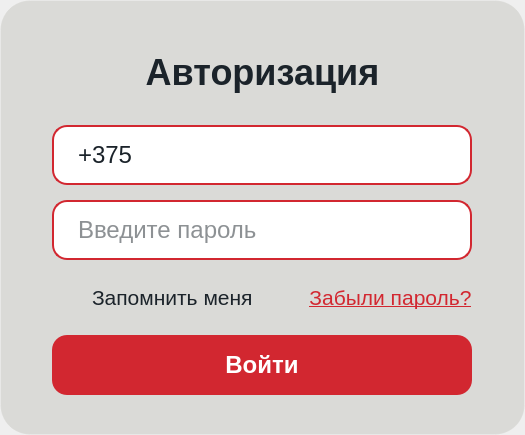
<?xml version="1.0" encoding="UTF-8"?>
<ui version="4.0">
 <class>Form</class>
 <widget class="QWidget" name="Form">
  <property name="geometry">
   <rect>
    <x>0</x>
    <y>0</y>
    <width>525</width>
    <height>435</height>
   </rect>
  </property>
  <property name="windowTitle">
   <string>Form</string>
  </property>
  <widget class="QWidget" name="centralWidget" native="true">
   <property name="geometry">
    <rect>
     <x>0</x>
     <y>0</y>
     <width>525</width>
     <height>435</height>
    </rect>
   </property>
   <property name="minimumSize">
    <size>
     <width>525</width>
     <height>435</height>
    </size>
   </property>
   <property name="maximumSize">
    <size>
     <width>750</width>
     <height>435</height>
    </size>
   </property>
   <property name="styleSheet">
    <string notr="true">background-color: rgba(217, 217, 214, 0.95);
border-radius: 30px;
border: 1px solid rgba(255, 255, 255, 0.1);</string>
   </property>
   <layout class="QVBoxLayout" name="centralLayout">
    <property name="spacing">
     <number>15</number>
    </property>
    <property name="leftMargin">
     <number>30</number>
    </property>
    <property name="topMargin">
     <number>35</number>
    </property>
    <property name="rightMargin">
     <number>30</number>
    </property>
    <property name="bottomMargin">
     <number>35</number>
    </property>
    <item>
     <widget class="QLabel" name="authTitleLabel">
      <property name="minimumSize">
       <size>
        <width>0</width>
        <height>75</height>
       </size>
      </property>
      <property name="maximumSize">
       <size>
        <width>16777215</width>
        <height>75</height>
       </size>
      </property>
      <property name="styleSheet">
       <string notr="true">color: #1B232A;
font-size: 36px;
font-weight: bold;
background: transparent;
border: none;</string>
      </property>
      <property name="text">
       <string>Авторизация</string>
      </property>
      <property name="alignment">
       <set>Qt::AlignmentFlag::AlignCenter</set>
      </property>
     </widget>
    </item>
    <item alignment="Qt::AlignmentFlag::AlignHCenter">
     <widget class="QLineEdit" name="phoneInput">
      <property name="minimumSize">
       <size>
        <width>420</width>
        <height>60</height>
       </size>
      </property>
      <property name="maximumSize">
       <size>
        <width>525</width>
        <height>60</height>
       </size>
      </property>
      <property name="styleSheet">
       <string notr="true">background-color: white;
border: 2px solid #D22730;
border-radius: 15px;
padding: 12px 22px;
font-size: 24px;
color: #1B232A;
transition: border 0.3s ease;</string>
      </property>
      <property name="text">
       <string>+375</string>
      </property>
      <property name="placeholderText">
       <string>Номер телефона</string>
      </property>
     </widget>
    </item>
    <item alignment="Qt::AlignmentFlag::AlignHCenter">
     <widget class="QWidget" name="passwordContainer" native="true">
      <property name="minimumSize">
       <size>
        <width>420</width>
        <height>60</height>
       </size>
      </property>
      <property name="maximumSize">
       <size>
        <width>525</width>
        <height>60</height>
       </size>
      </property>
      <property name="styleSheet">
       <string notr="true">background: transparent;
border: none;</string>
      </property>
      <layout class="QVBoxLayout" name="passwordContainerLayout">
       <property name="spacing">
        <number>0</number>
       </property>
       <property name="leftMargin">
        <number>0</number>
       </property>
       <property name="topMargin">
        <number>0</number>
       </property>
       <property name="rightMargin">
        <number>0</number>
       </property>
       <property name="bottomMargin">
        <number>0</number>
       </property>
       <item>
        <widget class="QWidget" name="passwordWrapper" native="true">
         <property name="styleSheet">
          <string notr="true">background: transparent;
border: none;</string>
         </property>
         <layout class="QGridLayout" name="passwordWrapperLayout">
          <property name="leftMargin">
           <number>0</number>
          </property>
          <property name="topMargin">
           <number>0</number>
          </property>
          <property name="rightMargin">
           <number>0</number>
          </property>
          <property name="bottomMargin">
           <number>0</number>
          </property>
          <item row="0" column="0">
           <widget class="QLineEdit" name="passwordInput">
            <property name="minimumSize">
             <size>
              <width>420</width>
              <height>60</height>
             </size>
            </property>
            <property name="maximumSize">
             <size>
              <width>525</width>
              <height>60</height>
             </size>
            </property>
            <property name="styleSheet">
             <string notr="true">background-color: white;
border: 2px solid #D22730;
border-radius: 15px;
padding: 12px 50px 12px 22px;
font-size: 24px;
color: #1B232A;
transition: border 0.3s ease;</string>
            </property>
            <property name="echoMode">
             <enum>QLineEdit::EchoMode::Password</enum>
            </property>
            <property name="placeholderText">
             <string>Введите пароль</string>
            </property>
           </widget>
          </item>
          <item row="0" column="0" alignment="Qt::AlignmentFlag::AlignRight|Qt::AlignmentFlag::AlignVCenter">
           <widget class="QPushButton" name="togglePasswordButton">
            <property name="minimumSize">
             <size>
              <width>40</width>
              <height>40</height>
             </size>
            </property>
            <property name="maximumSize">
             <size>
              <width>40</width>
              <height>40</height>
             </size>
            </property>
            <property name="cursor">
             <cursorShape>PointingHandCursor</cursorShape>
            </property>
            <property name="styleSheet">
             <string notr="true">background: transparent;
border: none;
padding: 0;
margin-right: 10px;</string>
            </property>
            <property name="text">
             <string/>
            </property>
            <property name="iconSize">
             <size>
              <width>28</width>
              <height>28</height>
             </size>
            </property>
            <property name="flat">
             <bool>true</bool>
            </property>
           </widget>
          </item>
         </layout>
        </widget>
       </item>
      </layout>
     </widget>
    </item>
    <item alignment="Qt::AlignmentFlag::AlignHCenter">
     <widget class="QWidget" name="rememberWidget" native="true">
      <property name="minimumSize">
       <size>
        <width>420</width>
        <height>45</height>
       </size>
      </property>
      <property name="maximumSize">
       <size>
        <width>525</width>
        <height>45</height>
       </size>
      </property>
      <property name="styleSheet">
       <string notr="true">background: transparent;
border: none;</string>
      </property>
      <layout class="QHBoxLayout" name="rememberLayout">
       <property name="spacing">
        <number>0</number>
       </property>
       <property name="leftMargin">
        <number>0</number>
       </property>
       <property name="topMargin">
        <number>0</number>
       </property>
       <property name="rightMargin">
        <number>0</number>
       </property>
       <property name="bottomMargin">
        <number>0</number>
       </property>
       <item>
        <widget class="QCheckBox" name="rememberCheckBox">
         <property name="cursor">
          <cursorShape>PointingHandCursor</cursorShape>
         </property>
         <property name="styleSheet">
          <string notr="true">QCheckBox {
    color: #1B232A;
    font-size: 21px;
    background: transparent;
    spacing: 12px;
    border: none;
}

QCheckBox::indicator {
    width: 28px;
    height: 28px;
}</string>
         </property>
         <property name="text">
          <string>Запомнить меня</string>
         </property>
        </widget>
       </item>
       <item>
        <spacer name="rememberSpacer">
         <property name="orientation">
          <enum>Qt::Orientation::Horizontal</enum>
         </property>
         <property name="sizeType">
          <enum>QSizePolicy::Policy::Expanding</enum>
         </property>
         <property name="sizeHint" stdset="0">
          <size>
           <width>40</width>
           <height>20</height>
          </size>
         </property>
        </spacer>
       </item>
       <item>
        <widget class="QPushButton" name="forgotPasswordButton">
         <property name="cursor">
          <cursorShape>PointingHandCursor</cursorShape>
         </property>
         <property name="styleSheet">
          <string notr="true">background: transparent;
color: #D22730;
font-size: 21px;
border: none;
text-decoration: underline;</string>
         </property>
         <property name="text">
          <string>Забыли пароль?</string>
         </property>
         <property name="flat">
          <bool>true</bool>
         </property>
        </widget>
       </item>
      </layout>
     </widget>
    </item>
    <item alignment="Qt::AlignmentFlag::AlignHCenter">
     <widget class="QPushButton" name="loginButton">
      <property name="minimumSize">
       <size>
        <width>420</width>
        <height>60</height>
       </size>
      </property>
      <property name="maximumSize">
       <size>
        <width>525</width>
        <height>60</height>
       </size>
      </property>
      <property name="cursor">
       <cursorShape>PointingHandCursor</cursorShape>
      </property>
      <property name="styleSheet">
       <string notr="true">background-color: #D22730;
color: white;
border-radius: 15px;
font-weight: bold;
font-size: 24px;
border: none;
padding: 15px;</string>
      </property>
      <property name="text">
       <string>Войти</string>
      </property>
     </widget>
    </item>
   </layout>
  </widget>
 </widget>
 <resources/>
 <connections/>
</ui>
